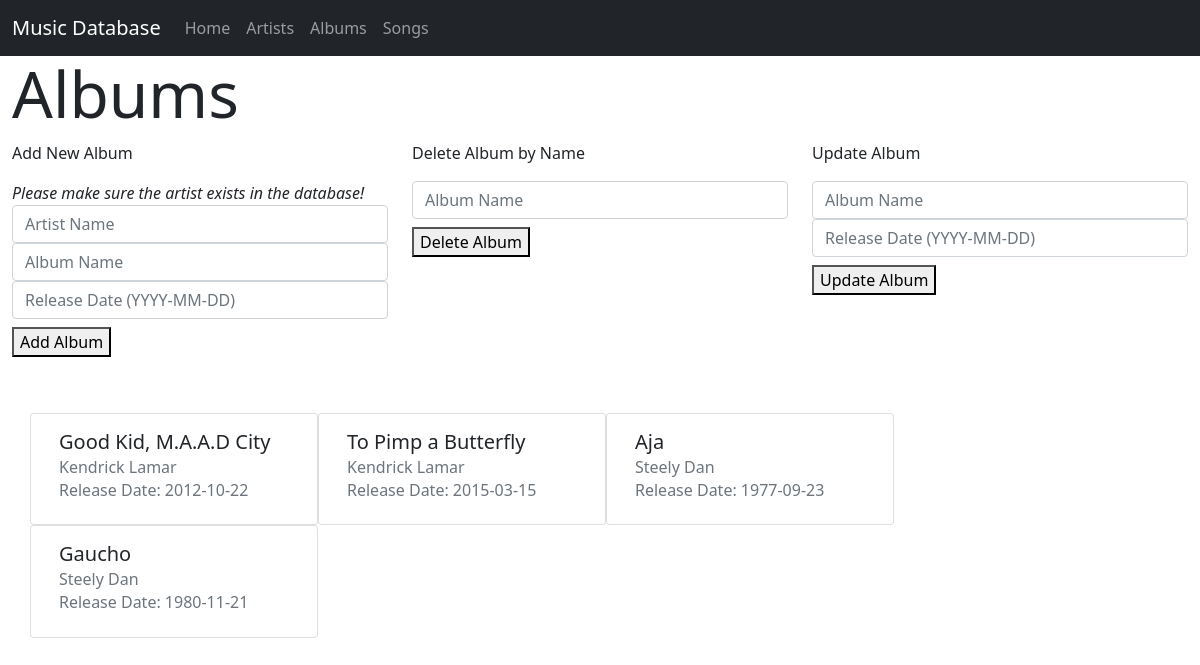
Page /albums.php on the committed database.
### tables this page shows
CREATE TABLE Album(
    AlbumID SMALLINT UNSIGNED NOT NULL AUTO_INCREMENT,
    Name varchar(255) NOT NULL,
    ReleaseDate DATE NOT NULL,
    PRIMARY KEY(AlbumID)
);

CREATE TABLE Artist(
    ArtistID SMALLINT UNSIGNED NOT NULL AUTO_INCREMENT,
    Name varchar(255) NOT NULL,
    DateFormed DATE NOT NULL,
    DateEnded DATE,
    Genre varchar(255) NOT NULL,
    PRIMARY KEY(ArtistID)
);

### albums.php (the view, shortened to what this page needs)
<!doctype html>
<html lang="en">
<head>
  <link href="https://cdn.jsdelivr.net/npm/bootstrap@5.0.2/dist/css/bootstrap.min.css" rel="stylesheet"
>
</head>
<body>
  <nav class="navbar navbar-expand-lg navbar-dark bg-dark" aria-label="Fifth navbar example">
    <div class="container-fluid">
      <a class="navbar-brand" href="#">Music Database</a>
      <div class="collapse navbar-collapse" id="navbar">
        <div class="navbar-nav me-auto mb-2 mb-lg-0">
        <a class="nav-link" aria-current="page" href="index.html">Home</a>
          <a class="nav-link" aria-current="players" href="artists.php">Artists</a>
          <a class="nav-link" aria-current="players" href="albums.php">Albums</a>
          <a class="nav-link" aria-current="players" href="songs.php">Songs</a>
        </div>
      </div>
    </div>
  </nav>
    <div class="container-fluid">
        <h1 class="display-3">Albums</h1>
        <div class="row">
          <div class="col">
          <p>Add New Album</p>
            <form class="mb-2" method="post" action="albums.php">
                <div class="col">
                  <i>Please make sure the artist exists in the database!</i>
                  <input type="text" class="form-control" placeholder="Artist Name" name="artistName">
                </div>
                <div class="col">
                  <input type="text" class="form-control" placeholder="Album Name" name="albumName">
                </div>
                <div class="col">
                  <input type="text" class="form-control" placeholder="Release Date (YYYY-MM-DD)" name="releaseDate">
                </div>
              <button id="addAlbum"class="mt-2 mb-5" name="add">Add Album</button>
            </form>
          </div>
          <div class="col">
          <p>Delete Album by Name</p>
              <form class="mb-2" method="post" action="albums.php">
                <div class="col">
                  <input type="text" class="form-control" placeholder="Album Name" name="albumName">
                </div>
              <button id="deleteAlbum"class="mt-2 mb-5" name="delete">Delete Album</button>
            </form>
          </div>
          <div class="col">
          <p>Update Album</p>
            <form class="mb-2" method="post" action="albums.php">
                <div class="col">
                  <input type="text" class="form-control" placeholder="Album Name" name="albumName">
                </div>
                <div class="col">
                  <input type="text" class="form-control" placeholder="Release Date (YYYY-MM-DD)" name="releaseDate">
                </div>
              <button id="updateAlbum"class="mt-2 mb-5" name="update">Update Album</button>
            </form>
          </div>
        </div>
        <div class="container">
        <?php
          function grabPdo(){
            $user = "php_user";
            $pass = "secure_password";
            $dsn = "mysql:host=127.0.0.1;dbname=music";
            try{
              $pdo = new PDO($dsn, $user, $pass);
              return $pdo;
            }catch(PDOException $e){
              echo $e->getMessage();
              die;
            }
          }
          function displayAll(){
            $pdo = grabPdo();
            $query = "SELECT  al.Name AlbumName, al.ReleaseDate ReleaseDate, a.Name ArtistName FROM Album al JOIN ArtistAlbum aa ON al.AlbumID = aa.AlbumID JOIN Artist a ON aa.ArtistID = a.ArtistID";
            $statement = $pdo->query($query);
            echo "<div class='row'>";
            while($row = $statement->fetch()){
              echo "<div class='card' style='width: 18rem;'>
              <div class='card-body'>
                  <h5 class='card-title'>".$row['AlbumName']."</h5>
                  <h6 class='card-subtitle mb-2 text-muted'>".$row['ArtistName']."</h6>
                  <h6 class='card-subtitle mb-2 text-muted'>Release Date: ".$row['ReleaseDate']."</h6>
                </div>
              </div>";
            }
            echo "</div>";
          }
          displayAll();
        ?>
        </div>
    </div>
</body>

### rows in the picture
album: Name "Good Kid, M.A.A.D City", artist.Name "Kendrick Lamar", ReleaseDate "2012-10-22"
album: Name "To Pimp a Butterfly", artist.Name "Kendrick Lamar", ReleaseDate "2015-03-15"
album: Name "Aja", artist.Name "Steely Dan", ReleaseDate "1977-09-23"
album: Name "Gaucho", artist.Name "Steely Dan", ReleaseDate "1980-11-21"
